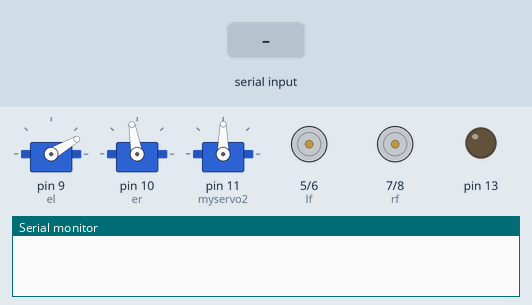
The sketch below on a simulated Arduino Uno, built with avr-gcc and run on an emulated ATmega328P. Shown: 3 × servo, motor-driver pin pairs drawn as motors (green arrow = first pin HIGH = forward, orange = second pin HIGH = backward, longer = more drive), output pins drawn as LEDs (lit = HIGH), the last lines printed to the serial monitor. The test bench sets the inputs (shaded band). Pins used as bus, display or sensor lines are not drawn.

Above: at 1.2 s.
1.3 s: "Y90\n" received over Serial
At 2.2 s:
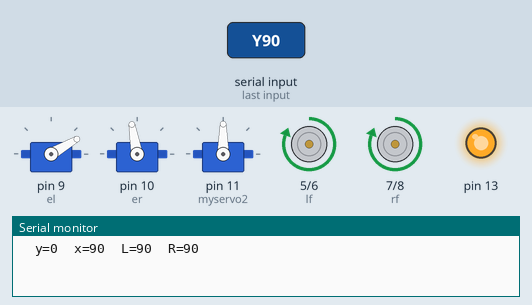
2.8 s: "X90\n" received over Serial
At 3.4 s:
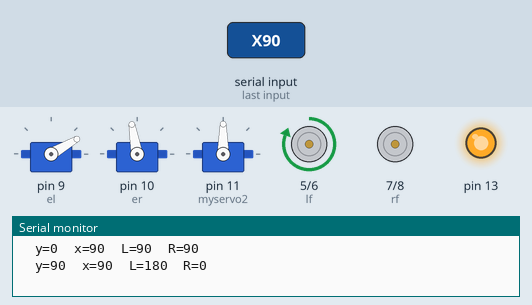
4.3 s: "Y,45\n" received over Serial
At 4.6 s:
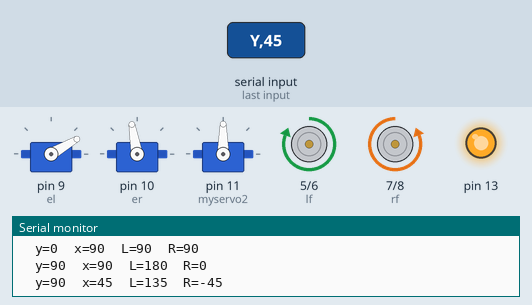
5.8 s: "W90\n" received over Serial
At 6.9 s:
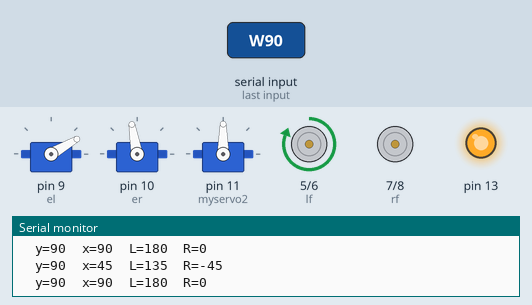
7.3 s: "W,45\n" received over Serial
At 8.0 s:
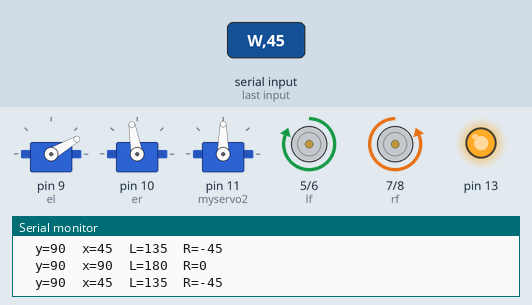
Timing chart, 0 to 9.8 s (numbered marks = the images above; inputs shaded):
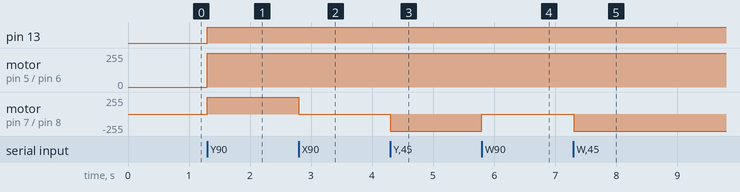

The sketch:

LT4joy.ino
```cpp
#include <Servo.h>
Servo myservo;  // create servo object to control a servo
Servo myservo1;
Servo myservo2;
int val = 100;
int val2 = 30;
int val3 = 0;

int lf=5;
int lb=6;
int rf=7;
int rb=8;

int el=9;
int er=10;

int speedX = 0;
int speedY = 0;
int speedX1 = 0;
int speedY1 = 0;

int mspeed=255;
int cspeed=200;
int tm=200;
int state;
int flag=0;

void setup() {
  myservo.attach(9);
  myservo1.attach(10);
  myservo2.attach(11);
  pinMode(lf, OUTPUT);
  pinMode(lb, OUTPUT);
  pinMode(rf, OUTPUT);
  pinMode(rb, OUTPUT);
  pinMode(el, OUTPUT);
  pinMode(er, OUTPUT);
  pinMode(13, OUTPUT);

  Serial.begin(115200);
  myservo1.write(val);
   myservo.write(val2);
   //time_test();

}

void loop() {
   if(Serial.available() > 0){
     char command = Serial.read();
     digitalWrite(13, HIGH);


      switch (command) {

      /* Commands send by Android app.
         Format: #VALUE where # is the letter prefix and VALUE is an interger 0-255
         Example: X100 == Move in x direction at speed of 100 */

      case 'Y':   /* Command accelerometer tilt in y direction */
      case 'W':   /* Command joystick y-axis*/
        speedY = Serial.parseInt();;
        break;

      case 'X':   /* Command accelerometer tilt in x direction */
      case 'A':   /* Command joystick x-axis */
        speedX = Serial.parseInt();;
        break;

      default:
        //sendResponse("Arduino Tank: Unknown command \"%c\"", command);

        break;
    }

   }
   if((speedX!=speedX1)||(speedY!=speedY1))
   mrun(speedX, speedY);

}
```

motor.ino
```cpp
void mrun(int y, int x)
{
  int motorSpeedLeft = x + y;
  int motorSpeedRight = x - y;

if (motorSpeedLeft>254)
  motorSpeedLeft=254;
if (motorSpeedLeft<-254)
  motorSpeedLeft=-254;
if (motorSpeedRight>254)
  motorSpeedRight=254;
if (motorSpeedRight<-254)
  motorSpeedRight=-254;
  Serial.print("\t");
  Serial.print("y=");
  Serial.print(y);
  Serial.print("\t");
  Serial.print("x=");
  Serial.print(x);

  Serial.print("\t");
  Serial.print("L=");
  Serial.print(motorSpeedLeft);
  Serial.print("\t");
  Serial.print("R=");
  Serial.println(motorSpeedRight);

  mway3(motorSpeedLeft,motorSpeedRight);
  speedX1=speedX;
  speedY1=speedY;
}
void mway3(int lspeed,int rspeed )
{
  if (lspeed==0)
  {
        digitalWrite(lf, LOW);
        digitalWrite(lb, LOW);
  }
  else if(lspeed>0)
  {
        digitalWrite(lf, HIGH);
        digitalWrite(lb, LOW);
  }
  else if(lspeed<0)
  {
        lspeed=-lspeed;
        digitalWrite(lf, LOW);
        digitalWrite(lb, HIGH);
  }
if (rspeed==0)
  {
        digitalWrite(rf, LOW);
        digitalWrite(rb, LOW);
  }
  else if(rspeed>0)
  {
        digitalWrite(rf, HIGH);
        digitalWrite(rb, LOW);
  }
  else if(rspeed<0)
  {
        rspeed=-rspeed;
        digitalWrite(rf, LOW);
        digitalWrite(rb, HIGH);
  }
 analogWrite(el, lspeed);
 analogWrite(er, rspeed);

}
```

test.ino
```cpp
void time_test()
{
  mway3(cspeed,-cspeed);
    delay(tm);
    mway3(0,0);
    delay(50);


    mway3(-cspeed,cspeed);
    delay(2*tm);
    mway3(0,0);
    delay(50);


    mway3(cspeed,-cspeed);
    delay(tm+10);
    mway3(0,0);
    //delay(50);

  }

  //      state = Serial.read();
//       flag=0;
//      //digitalWrite(13, HIGH);
//
//
//
//           if (state == '0') mspeed=0;
//      else if (state == '1') mspeed=90;
//      else if (state == '2') mspeed=150;
//      else if (state == '3') mspeed=190;
//      else if (state == '4') mspeed=220;
//      else if (state == '5') mspeed=255;
//      else if (state == 'F') mway3(mspeed,mspeed);
//      else if (state == 'B') mway3(-mspeed,-mspeed);
//      else if (state == 'R') mway3(mspeed,-mspeed);
//      else if (state == 'L') mway3(-mspeed,mspeed);
//      else if (state == 'S') mway3(0,0);
//      else if (state == 'G') mway3(0,mspeed);
//      else if (state == 'H') mway3(-mspeed,0);
//      else if (state == 'I') mway3(mspeed,0);
//      else if (state == 'J') mway3(0,-mspeed);
//
//
//
//       else if (state == 'a'){
//         if (val<170)
//         val = val + 10;
//         myservo1.write(val);
//          digitalWrite(13, HIGH);
//         Serial.print(val);
//          Serial.println("Up");
//          flag=1;
//          delay(40);
//
//       }
//      else if (state == 'b') {
//        if (val>10)
//        val = val - 10;
//        myservo1.write(val);
//         digitalWrite(13, LOW);
//          Serial.print(val);
//          Serial.println("Down");
//          flag=1;
//           delay(40);
//
//      }
//             else if (state == 'c'){
//         if (val2<170)
//         val2 = val2 + 10;
//         myservo.write(val2);
//         Serial.print(val2);
//          Serial.println("Up");
//          flag=1;
//          delay(40);
//
//       }
//      else if (state == 'd') {
//        if (val2>10)
//        val2 = val2 - 10;
//        myservo.write(val2);
//          Serial.print(val2);
//          Serial.println("Down");
//          flag=1;
//           delay(40);
//
//      }
//
//
//
//
```

Measured:
- after the input at 1.3 s, pin 13: LOW → HIGH at once; motor on pin 5 (lf) / pin 6 (lb), motor on pin 7 (rf) / pin 8 (rb): stopped → forward 255/255 at once
- after the input at 2.8 s, motor on pin 7 (rf) / pin 8 (rb): forward 255/255 → stopped at once
- after the input at 4.3 s, motor on pin 7 (rf) / pin 8 (rb): stopped → backward 255/255 at once
- after the input at 5.8 s, motor on pin 7 (rf) / pin 8 (rb): backward 255/255 → stopped at once
- after the input at 7.3 s, motor on pin 7 (rf) / pin 8 (rb): stopped → backward 255/255 at once
